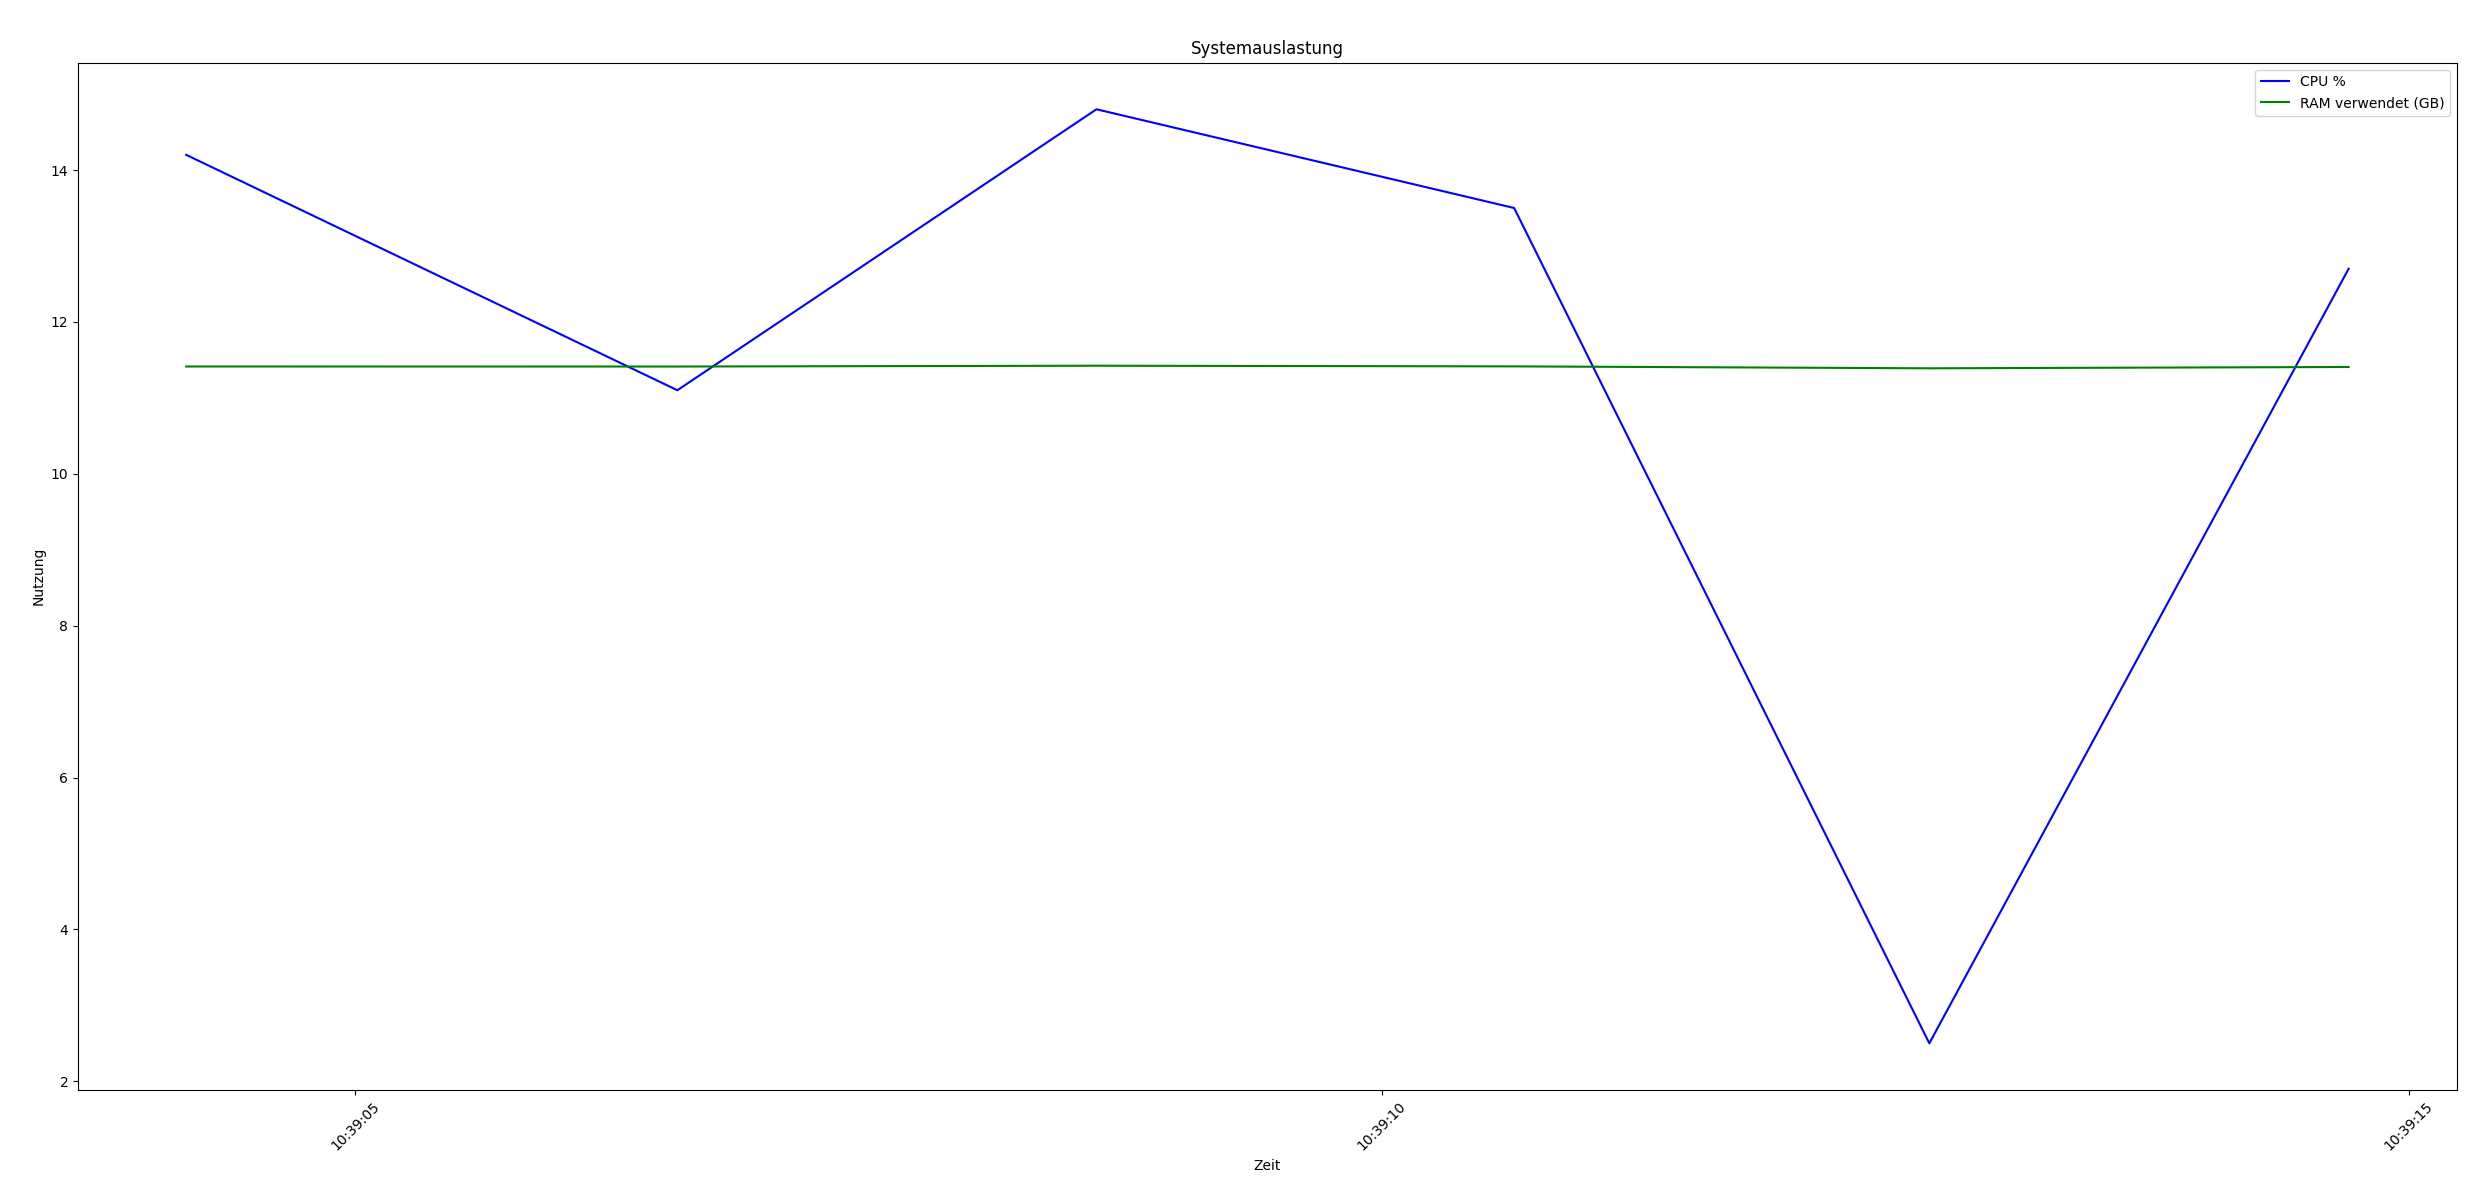

The Python source for this figure:
from pymongo import MongoClient
import matplotlib.pyplot as plt


class SystemUsageVisualizer:
    def __init__(self, mongo_uri="mongodb://localhost:27017", db_name="power_stats", collection_name="logs"):
        self.mongo_uri = mongo_uri
        self.db_name = db_name
        self.collection_name = collection_name
        self.client = None

    def _connect(self):
        self.client = MongoClient(self.mongo_uri)

    def _disconnect(self):
        if self.client:
            self.client.close()

    def _fetch_logs(self):
        self._connect()
        collection = self.client[self.db_name][self.collection_name]
        logs = list(collection.find().sort("timestamp", 1))
        self._disconnect()
        return logs

    def _prepare_data(self, logs):
        timestamps = [log["timestamp"] for log in logs]
        cpu_values = [log["cpu"] for log in logs]
        ram_used = [log["ram_used"] / (1024 ** 3) for log in logs]
        return timestamps, cpu_values, ram_used

    def _plot(self, timestamps, cpu_values, ram_used):
        plt.figure(figsize=(12, 6))
        plt.plot(timestamps, cpu_values, label="CPU %", color="blue")
        plt.plot(timestamps, ram_used, label="RAM verwendet (GB)", color="green")
        plt.xlabel("Zeit")
        plt.ylabel("Nutzung")
        plt.title("Systemauslastung")
        plt.legend()
        plt.xticks(rotation=45)
        plt.tight_layout()
        plt.show()
        plt.savefig("graph.png")
        print("Grafik wurde als png gespeichert")

    def visualize(self):
        logs = self._fetch_logs()
        if not logs:
            print("Keine daten vorhanden")
            return
        timestamps, cpu_values, ram_used = self._prepare_data(logs)
        self._plot(timestamps, cpu_values, ram_used)


def visualize_data():
    visualizer = SystemUsageVisualizer()
    visualizer.visualize()


if __name__ == "__main__":
    visualize_data()
